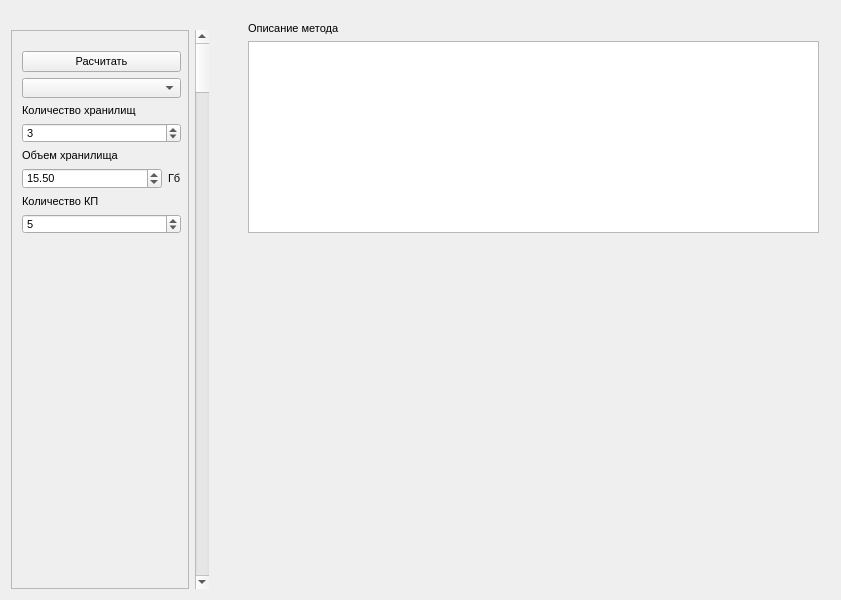
<?xml version="1.0" encoding="UTF-8"?>
<ui version="4.0">
 <class>MainWindow</class>
 <widget class="QMainWindow" name="MainWindow">
  <property name="geometry">
   <rect>
    <x>0</x>
    <y>0</y>
    <width>841</width>
    <height>600</height>
   </rect>
  </property>
  <property name="minimumSize">
   <size>
    <width>840</width>
    <height>600</height>
   </size>
  </property>
  <property name="font">
   <font>
    <pointsize>8</pointsize>
   </font>
  </property>
  <property name="windowTitle">
   <string>MainWindow</string>
  </property>
  <widget class="QWidget" name="centralWidget">
   <layout class="QVBoxLayout" name="verticalLayout_4">
    <item>
     <widget class="QWidget" name="widget_2" native="true">
      <property name="sizePolicy">
       <sizepolicy hsizetype="Expanding" vsizetype="Fixed">
        <horstretch>0</horstretch>
        <verstretch>0</verstretch>
       </sizepolicy>
      </property>
      <layout class="QVBoxLayout" name="verticalLayout_3">
       <item>
        <widget class="QLabel" name="label">
         <property name="text">
          <string>Описание метода</string>
         </property>
        </widget>
       </item>
       <item>
        <widget class="QPlainTextEdit" name="plainTextEdit">
         <property name="undoRedoEnabled">
          <bool>true</bool>
         </property>
         <property name="readOnly">
          <bool>true</bool>
         </property>
        </widget>
       </item>
      </layout>
     </widget>
    </item>
    <item>
     <widget class="QWidget" name="widget_drawPlace" native="true"/>
    </item>
   </layout>
  </widget>
  <widget class="QDockWidget" name="dockWidget">
   <property name="sizePolicy">
    <sizepolicy hsizetype="Fixed" vsizetype="Fixed">
     <horstretch>0</horstretch>
     <verstretch>0</verstretch>
    </sizepolicy>
   </property>
   <property name="minimumSize">
    <size>
     <width>220</width>
     <height>111</height>
    </size>
   </property>
   <property name="maximumSize">
    <size>
     <width>220</width>
     <height>524287</height>
    </size>
   </property>
   <property name="floating">
    <bool>false</bool>
   </property>
   <property name="features">
    <set>QDockWidget::DockWidgetMovable</set>
   </property>
   <property name="allowedAreas">
    <set>Qt::LeftDockWidgetArea|Qt::RightDockWidgetArea</set>
   </property>
   <attribute name="dockWidgetArea">
    <number>1</number>
   </attribute>
   <widget class="QWidget" name="dockWidgetContents_2">
    <layout class="QGridLayout" name="gridLayout">
     <item row="0" column="1">
      <widget class="QFrame" name="frame">
       <property name="frameShape">
        <enum>QFrame::StyledPanel</enum>
       </property>
       <property name="frameShadow">
        <enum>QFrame::Raised</enum>
       </property>
       <property name="lineWidth">
        <number>5</number>
       </property>
       <widget class="QWidget" name="widget" native="true">
        <property name="geometry">
         <rect>
          <x>0</x>
          <y>10</y>
          <width>181</width>
          <height>204</height>
         </rect>
        </property>
        <property name="sizePolicy">
         <sizepolicy hsizetype="Expanding" vsizetype="Fixed">
          <horstretch>0</horstretch>
          <verstretch>0</verstretch>
         </sizepolicy>
        </property>
        <layout class="QVBoxLayout" name="verticalLayout">
         <item>
          <widget class="QPushButton" name="pushButton">
           <property name="text">
            <string>Расчитать</string>
           </property>
          </widget>
         </item>
         <item>
          <widget class="QComboBox" name="comboBox">
           <property name="sizePolicy">
            <sizepolicy hsizetype="Expanding" vsizetype="Fixed">
             <horstretch>0</horstretch>
             <verstretch>0</verstretch>
            </sizepolicy>
           </property>
          </widget>
         </item>
         <item>
          <widget class="QLabel" name="label_arcsCount">
           <property name="text">
            <string>Количество хранилищ</string>
           </property>
          </widget>
         </item>
         <item>
          <widget class="QSpinBox" name="spinBox_arcCount">
           <property name="sizePolicy">
            <sizepolicy hsizetype="Expanding" vsizetype="Fixed">
             <horstretch>0</horstretch>
             <verstretch>0</verstretch>
            </sizepolicy>
           </property>
           <property name="value">
            <number>3</number>
           </property>
          </widget>
         </item>
         <item>
          <widget class="QLabel" name="label_arcsCapacity">
           <property name="text">
            <string>Объем хранилища</string>
           </property>
          </widget>
         </item>
         <item>
          <layout class="QHBoxLayout" name="horizontalLayout">
           <property name="sizeConstraint">
            <enum>QLayout::SetMinimumSize</enum>
           </property>
           <property name="leftMargin">
            <number>0</number>
           </property>
           <item>
            <widget class="QDoubleSpinBox" name="doubleSpinBox_arcCapacity">
             <property name="sizePolicy">
              <sizepolicy hsizetype="Expanding" vsizetype="Fixed">
               <horstretch>0</horstretch>
               <verstretch>0</verstretch>
              </sizepolicy>
             </property>
             <property name="buttonSymbols">
              <enum>QAbstractSpinBox::UpDownArrows</enum>
             </property>
             <property name="accelerated">
              <bool>false</bool>
             </property>
             <property name="showGroupSeparator" stdset="0">
              <bool>false</bool>
             </property>
             <property name="maximum">
              <double>128.000000000000000</double>
             </property>
             <property name="value">
              <double>15.500000000000000</double>
             </property>
            </widget>
           </item>
           <item>
            <widget class="QLabel" name="label_arc_gb">
             <property name="text">
              <string>Гб</string>
             </property>
            </widget>
           </item>
          </layout>
         </item>
         <item>
          <widget class="QLabel" name="label_kpCount">
           <property name="text">
            <string>Количество КП</string>
           </property>
          </widget>
         </item>
         <item>
          <widget class="QSpinBox" name="spinBox_kpCount">
           <property name="sizePolicy">
            <sizepolicy hsizetype="Expanding" vsizetype="Fixed">
             <horstretch>0</horstretch>
             <verstretch>0</verstretch>
            </sizepolicy>
           </property>
           <property name="suffix">
            <string/>
           </property>
           <property name="minimum">
            <number>1</number>
           </property>
           <property name="maximum">
            <number>1000</number>
           </property>
           <property name="value">
            <number>5</number>
           </property>
          </widget>
         </item>
        </layout>
        <zorder>pushButton</zorder>
        <zorder>comboBox</zorder>
        <zorder>label_arcsCount</zorder>
        <zorder>spinBox_arcCount</zorder>
        <zorder>label_arcsCapacity</zorder>
        <zorder>spinBox_kpCount</zorder>
        <zorder>label_kpCount</zorder>
       </widget>
       <widget class="QWidget" name="widget_kpCapacities" native="true">
        <property name="geometry">
         <rect>
          <x>0</x>
          <y>210</y>
          <width>181</width>
          <height>341</height>
         </rect>
        </property>
        <layout class="QGridLayout" name="gridLayout_2">
         <item row="0" column="0">
          <layout class="QFormLayout" name="formLayout">
           <property name="sizeConstraint">
            <enum>QLayout::SetMaximumSize</enum>
           </property>
          </layout>
         </item>
        </layout>
       </widget>
      </widget>
     </item>
     <item row="0" column="2">
      <widget class="QScrollBar" name="verticalScrollBar">
       <property name="orientation">
        <enum>Qt::Vertical</enum>
       </property>
      </widget>
     </item>
    </layout>
   </widget>
  </widget>
 </widget>
 <layoutdefault spacing="6" margin="11"/>
 <resources/>
 <connections/>
</ui>
